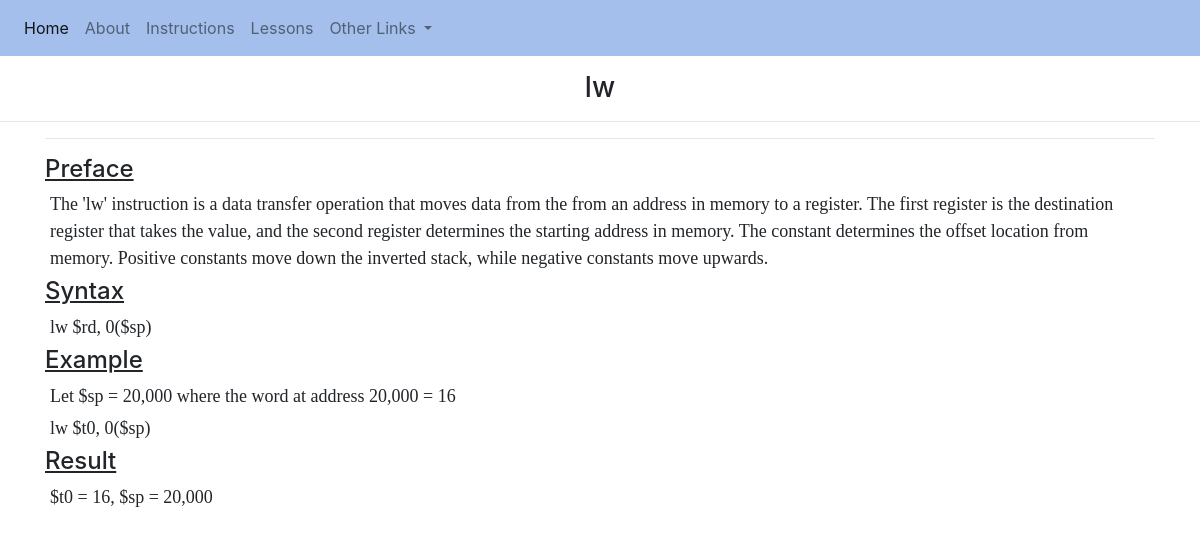
The page /instruction/lw on the database its author committed.
### mips/models.py (models this page shows)
class InstructionParagraph(models.Model):
	instruction = models.ForeignKey(Instruction, on_delete=models.CASCADE)
	paragraph = models.TextField()
	paragraph_types = [('Preface', 'Preface'), ('Syntax', 'Syntax'), ('Example', 'Example'), ('Result', 'Result')]
	paragraph_type = models.CharField(max_length =50, choices=paragraph_types, default='Preface')
	ordering = models.IntegerField(default=0)
	class Meta:
		verbose_name = "Instruction Paragraph"
		verbose_name_plural = "Instruction Paragraphs"

### mips/views.py (the view)
# urls.py: path('instruction/<str:instruction_name>', instruction, name="instruction"),
def instruction(request, instruction_name='slug_not_found'):
	paragraph_dict, image_dict, object_dict = grab_instruction_data(instruction_name)
	instruction_paragraphs = convert_ordered_dict_to_list(paragraph_dict)
	paragraph_objects = convert_ordered_dict_to_list(object_dict)
	context = {
	"instruction_name": instruction_name,
	'instruction_paragraphs': instruction_paragraphs,
	'image_dict': image_dict,
	'paragraph_objects': paragraph_objects
	}
	return render(request, "mips/instruction-general.html", context)

### mips/views.py (called while the page is built)
def grab_instruction_data(instruction_name):
	paragraph_dict = {}
	image_dict = {}
	object_dict = {}
	instruction_obj = get_object_or_404(Instruction, instruction_name=instruction_name)
	instruction_paragraph_query = InstructionParagraph.objects.filter(instruction=instruction_obj)
	instruction_image_query = InstructionImage.objects.filter(instruction=instruction_obj)
	for instruction_paragraph in instruction_paragraph_query:
		paragraph_dict[instruction_paragraph.ordering] = instruction_paragraph.paragraph
		object_dict[instruction_paragraph.ordering] = instruction_paragraph
	for instruction_image in instruction_image_query:
		image_dict[instruction_image.ordering] = instruction_image.filepath
	return paragraph_dict, image_dict, object_dict

def convert_ordered_dict_to_list(ordered_dict):
	resulting_list = []
	counter = 0
	while counter < len(ordered_dict.keys()):
		if counter not in ordered_dict.keys():
			break
		resulting_list.append(ordered_dict[counter])
		counter += 1
	return resulting_list

### mips/templates/mips/instruction-general.html (shortened to what this page needs)
{% load static %}
<html>
<head>
	<link rel="stylesheet" href="https://stackpath.bootstrapcdn.com/bootstrap/4.3.1/css/bootstrap.min.css">
	<link rel="stylesheet" href="{% static 'mips/css/css.css' %}">
</head>
<body>
	{% include 'mips/navigation.html' %}
	<h3 class="text-center offset-top">{{instruction_name}}</h3>
	<hr>
	<article>
	<div class="container">
	<hr>
	<div class="row">
		<div class="col-lg-12 col-md-12 col-sm-12 col-xs-12">
		<h4><u>Preface</u></h4>
		{% for paragraph in paragraph_objects %}
			{% if paragraph.paragraph_type == "Preface" %}
				<p class="instruction-p" id="">{{paragraph.paragraph}}</p>
			{% endif %}
		{% endfor %}
		<h4><u>Syntax</u></h4>
		{% for paragraph in paragraph_objects %}
			{% if paragraph.paragraph_type == "Syntax" %}
				<p class="instruction-p" id="">{{paragraph.paragraph}}</p>
			{% endif %}
		{% endfor %}
		<h4><u>Example</u></h4>
		{% for paragraph in paragraph_objects %}
			{% if paragraph.paragraph_type == "Example" %}
				<p class="instruction-p" id="">{{paragraph.paragraph}}</p>
			{% endif %}
		{% endfor %}
		<h4><u>Result</u></h4>
		{% for paragraph in paragraph_objects %}
			{% if paragraph.paragraph_type == "Result" %}
				<p class="instruction-p" id="">{{paragraph.paragraph}}</p>
			{% endif %}
		{% endfor %}
		</div>
	</div>
	</div>
	</article>
</body>
</html>

### mips/static/mips/css/css.css (style rules this page uses)
.instruction-p { font-family: "Times New Roman"; font-size: 18px; margin: 5px; }
.offset-top { margin-top: 15px; }

### rows shown on the page
InstructionParagraph: paragraph "The 'lw' instruction is a data transfer operation that moves data from the from an address in memory to a register. The first register is the destination register that takes the value, and the second register determines the starting address in memory. The constant determines the offset location from memory. Positive constants move down the inverted stack, while negative constants move upwards."
InstructionParagraph: paragraph "lw $rd, 0($sp)"
InstructionParagraph: paragraph "Let $sp = 20,000 where the word at address 20,000 = 16"
InstructionParagraph: paragraph "lw $t0, 0($sp)"
InstructionParagraph: paragraph "$t0 = 16, $sp = 20,000"

### other values the page prints
{{ instruction_name }} "lw"
